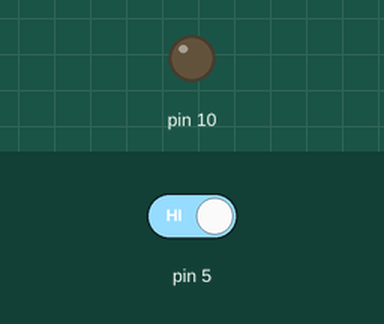
This sketch was run on a simulated Arduino Uno, built with avr-gcc and run on an emulated ATmega328P. Shown: output pins drawn as LEDs (lit = HIGH). Inputs (shaded band) come from the test bench; at power-on: pin 5 HIGH.

Above: at 1.2 s.
1.3 s: pin 5 driven LOW
At 2.4 s:
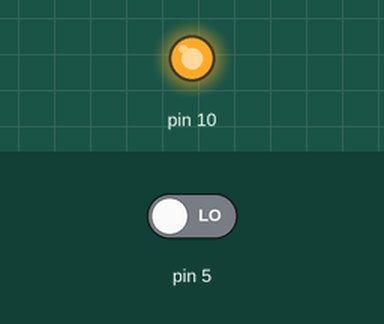
2.8 s: pin 5 driven HIGH
At 3.6 s:
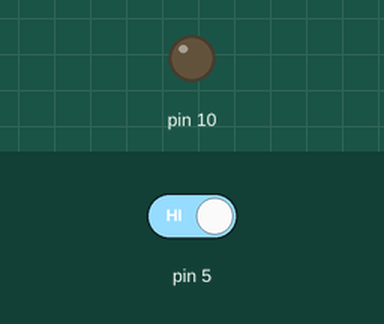
Timing chart, 0 to 5.8 s (numbered marks = the images above; inputs shaded):
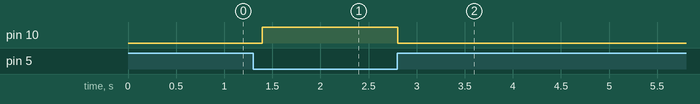

Measured:
- after the input at 1.3 s, pin 10: LOW → HIGH after 0.10 s
- after the input at 2.8 s, pin 10: HIGH → LOW at once

The sketch:

sinRebote.ino
```cpp
int contador;
int periodo;
int led;

unsigned long tiempo;
int tiempo_transcurrido;

int lectura;

void setup() {
  contador = 0;
  periodo = 10;
  led = LOW;

  pinMode(10, OUTPUT);
  pinMode(5, INPUT);

  lectura = HIGH;// esto cambia segun el
  // resistor pull-up o pull-down utilizado

  // Obtener el tiempo
  tiempo = millis();

}

void loop() {
  // retardo = tiempo transcurrido
  tiempo_transcurrido = (millis() - tiempo);
  lectura = digitalRead(5);

  if(tiempo_transcurrido >= periodo){
    if(lectura == LOW ){
      contador = contador+1;
    }else{
      contador = 0;
      led = LOW;
    }

    if(contador == 10){
      contador = 0;
      led = HIGH;
    }
    tiempo = millis();

    digitalWrite(10,led);
    /*
    if(led == 0){
      digitalWrite(10,LOW);
    }else{
      if(led == 1){
        digitalWrite(10,HIGH);
      }
    }*/
  }
  /*
  boton = digitalRead(5);

  if(boton == LOW){
    digitalWrite(10, HIGH);
  }else{
    digitalWrite(10, LOW);
  }*/
}
```
